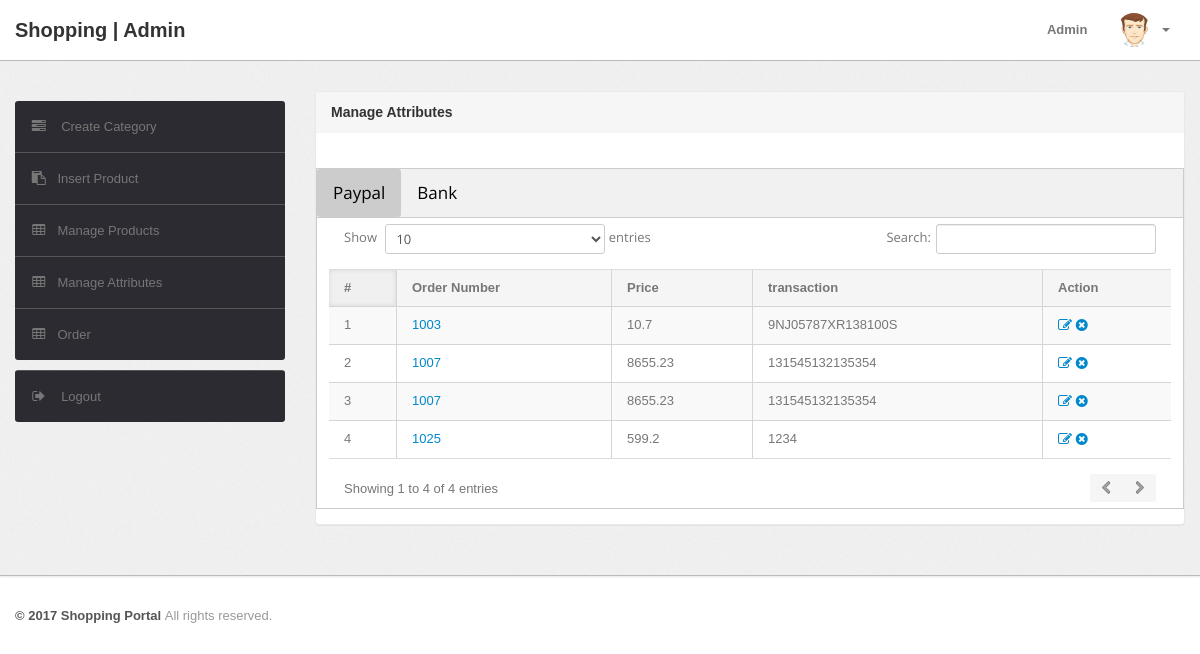
Page /Ecommerce/admin/Order.php (signed in) on the committed database.
### tables this page shows
CREATE TABLE `transactionpaypal` (
  `id` int(11) NOT NULL,
  `orderid` int(11) NOT NULL,
  `userid` int(11) NOT NULL,
  `tran` varchar(250) NOT NULL
);

CREATE TABLE `orders` (
  `id` int(11) NOT NULL,
  `orderid` int(11) NOT NULL,
  `userId` int(11) NOT NULL,
  `productId` varchar(255) NOT NULL,
  `quantity` int(11) NOT NULL,
  `price` varchar(250) NOT NULL,
  `orderDate` timestamp NOT NULL DEFAULT CURRENT_TIMESTAMP,
  `paymentMethod` varchar(50) DEFAULT NULL,
  `orderStatus` varchar(55) DEFAULT NULL
);

### Ecommerce/admin/Order.php (the view, shortened to what this page needs)
<?php
include('include/config.php');
if(strlen($_SESSION['alogin'])==0)
	{
header('location:index.php');
}
else{
?>
<!DOCTYPE html>
<html lang="en">
<head>
	<link type="text/css" href="bootstrap/css/bootstrap.min.css" rel="stylesheet">
	<link type="text/css" href="bootstrap/css/bootstrap-responsive.min.css" rel="stylesheet">
	<link type="text/css" href="css/theme.css" rel="stylesheet">
	<link type="text/css" href="images/icons/css/font-awesome.css" rel="stylesheet">
</head>
<body>
<?php include('include/header.php');?>
	<div class="wrapper">
		<div class="container">
			<div class="row">
<?php include('include/sidebar.php');?>
			<div class="span9">
					<div class="content">
	<div class="module">
							<div class="module-head">
								<h3>Manage Attributes</h3>
							</div>
							<div class="module-body table">
									<br />
							<div class="tab">
  <button class="tablinks" onclick="openCity(event, 'London')" id="defaultOpen">Paypal</button>
  <button class="tablinks" onclick="openCity(event, 'Paris')">Bank</button>
</div>
<div id="London" class="tabcontent">
  <table cellpadding="0" cellspacing="0" border="0" class="datatable-1 table table-bordered table-striped	 display" width="100%">
									<thead>
										<tr>
											<th>#</th>
											<th>Order Number</th>
											<th>Price </th>
											<th>transaction</th>
											<th>Action</th>
										</tr>
									</thead>
									<tbody>
<?php $query=mysqli_query($con,"select orders.*,transactionpaypal.*,orders.id as oid from orders join transactionpaypal on transactionpaypal.orderid=orders.orderid");
$cnt=1;
while($row=mysqli_fetch_array($query))
{
?>
										<tr>
											<td><?php echo htmlentities($cnt);?></td>
											<td><a><?php echo htmlentities($row['orderid']+1000);?></a></td>
											<td><?php echo htmlentities($row['price']);?></td>
											<td><?php echo htmlentities($row['tran']);?></td>
											<td>
											<a href="edit-Order.php?id=<?php echo $row['oid']?>" ><i class="icon-edit"></i></a>
											<a href="Order.php?id=<?php echo $row['oid']?>&del=delete" onClick="return confirm('Are you sure you want to delete?')"><i class="icon-remove-sign"></i></a></td>
										</tr>
										<?php $cnt=$cnt+1; } ?>
								</table>
</div>
							</div>
						</div>
					</div>
				</div>
			</div>
		</div>
	</div>
<?php include('include/footer.php');?>
</body>
<?php } ?>

### Ecommerce/admin/Order.php (style rules this page uses)
body { font-family: Arial; }
.tab { overflow: hidden; border: 1px solid #ccc; background-color: #f1f1f1; }
.tab button { background-color: inherit; float: left; border: none; outline: none; cursor: pointer; padding: 14px 16px; transition: 0.3s; font-size: 17px; }
.tab button.active { background-color: #ccc; }
.tabcontent { display: none; padding: 6px 12px; border: 1px solid #ccc; border-top: none; }

### rows in the picture
transactionpaypal: $row['orderid']+1000 "1003", orders.price "10.7", tran "9NJ05787XR138100S"
transactionpaypal: $row['orderid']+1000 "1007", orders.price "8655.23", tran "131545132135354"
transactionpaypal: $row['orderid']+1000 "1025", orders.price "599.2", tran "1234"
